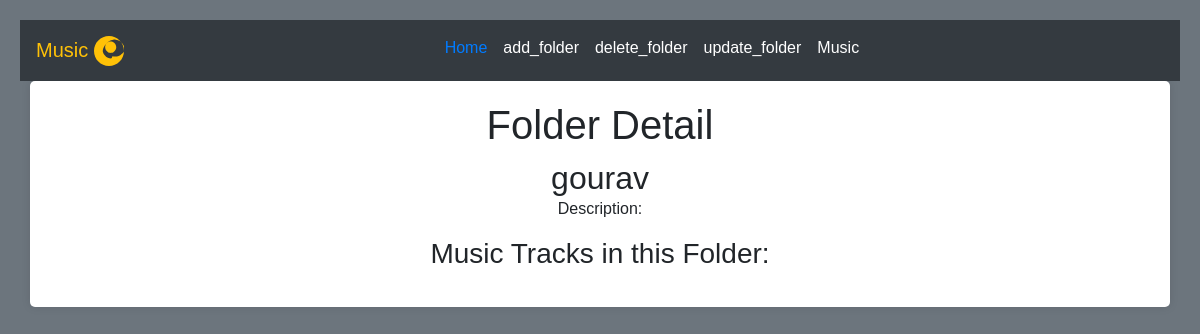
Page /folder_detail/6/ (signed in) on the earlier database version.
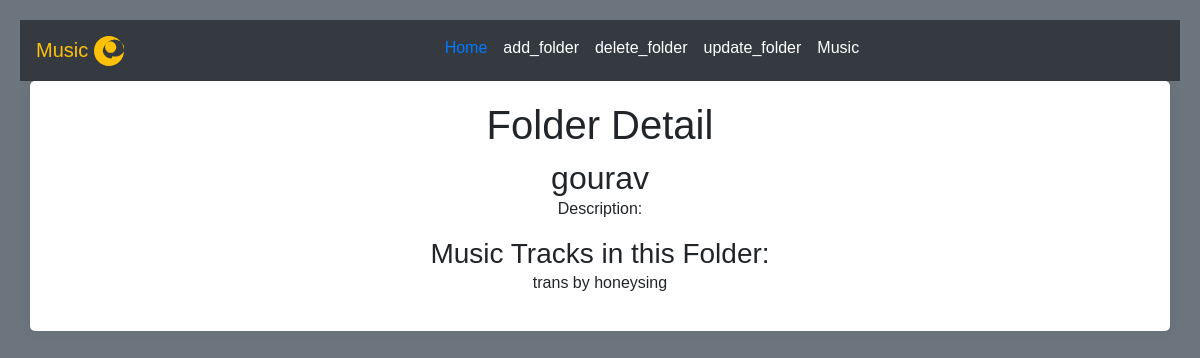
Same page on the later database version.
### music/models.py (models this page shows, shortened)
class Music(models.Model):
    title = models.CharField(max_length=100)
    artist = models.CharField(max_length=100)
    genre = models.CharField(max_length=50)
    file_upload = models.FileField(upload_to='media/music/')

### music/views.py (the view)
# urls.py: path('folder_detail/<int:folder_id>/', views.folder_detail, name='folder_detail'),
@login_required
def folder_detail(request, folder_id):
    folder = get_object_or_404(Folder, id=folder_id)
    return render(request, 'registration/folder_detail.html', {'folder': folder})

### templates/registration/folder_detail.html (shortened to what this page needs)
<!DOCTYPE html>
<html lang="en">
<head>
    <link href="https://stackpath.bootstrapcdn.com/bootstrap/4.5.2/css/bootstrap.min.css" rel="stylesheet">
</head>
<body class="bg-secondary">
    <nav class="navbar navbar-expand-lg navbar-dark bg-dark">
      <a class="navbar-brand text-warning" href="#">
        Music
      </a>
      <div class="collapse navbar-collapse justify-content-center" id="navbarNav">
        <ul class="navbar-nav">
          <li class="nav-item active">
            <a class="nav-link active text-primary" href="{% url 'homepage' %}">Home</a>
          </li>
          <li class="nav-item active">
            <a href="{% url 'add_to_folder' folder_id=folder.id %}" class="nav-link">add_folder</a>
          </li>
          <li class="nav-item active">
            <a href="{% url 'delete_folder' folder_id=folder.id %}" class="nav-link">delete_folder</a>
          </li>
          <li class="nav-item active">
            <a href="{% url 'update_folder' folder_id=folder.id %}" class="nav-link">update_folder</a>
          </li>
          <li class="nav-item active">
            <a href="{% url 'musicpage' %}" class="nav-link">Music</a>
        </li>
        </ul>
      </div>
    </nav>
<body>
    <div class="container">
        <h1>Folder Detail</h1>
        <h2>{{ folder.name }}</h2>
        <p>Description: {{ folder.description }}</p>
        <h3>Music Tracks in this Folder:</h3>
        <ul>
            {% for music_track in folder.music_tracks.all %}
                <li>{{ music_track.title }} by {{ music_track.artist }}</li>
            {% endfor %}
        </ul>
    </div>
</body>
</html>

Differences in the rows shown:
added Music: title "trans", artist "honeysing"
